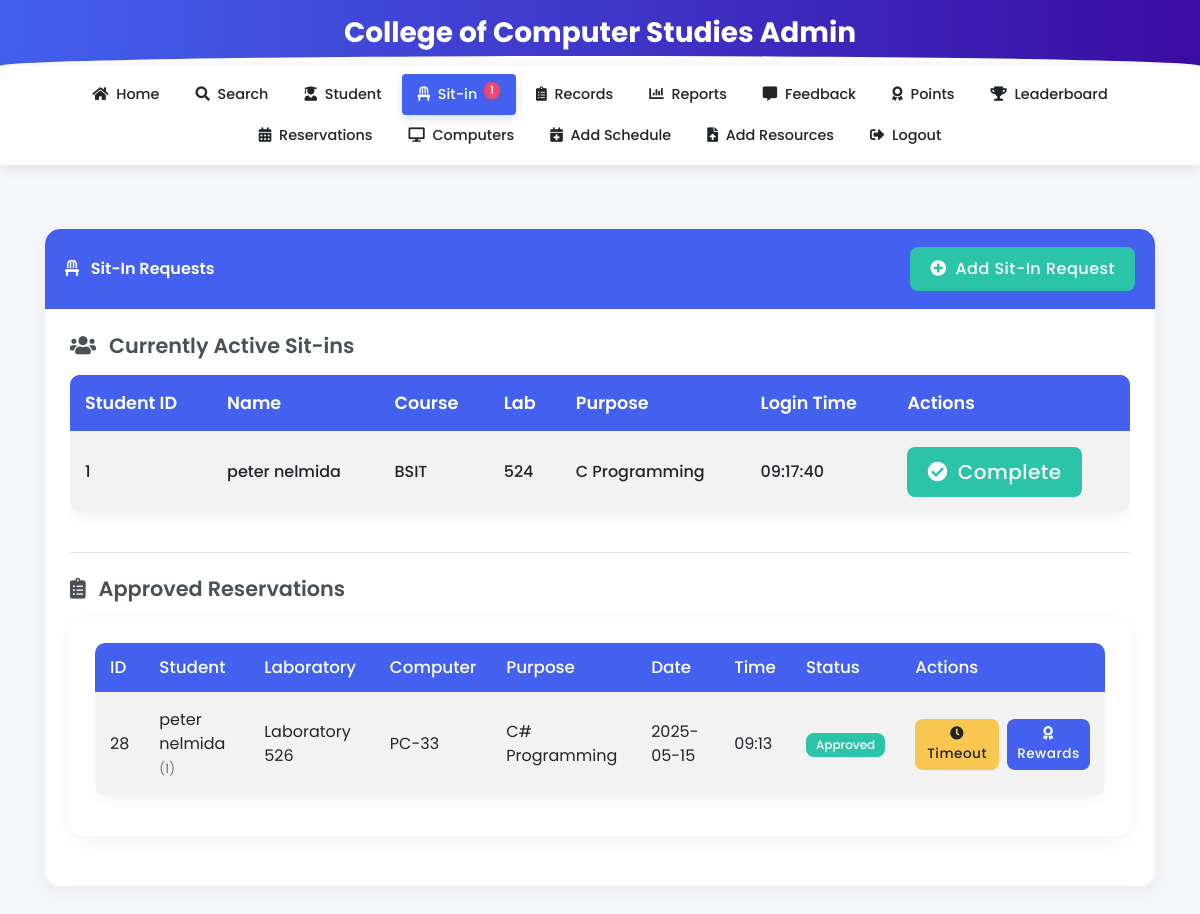
The app's page /sitin (signed in) with its own data.
### tables this page shows
CREATE TABLE sitins (
                id INTEGER PRIMARY KEY,
                student_id TEXT,
                lab_number TEXT,
                purpose TEXT,
                login_date TEXT DEFAULT (date('now', 'localtime')),
                login_time TEXT,
                logout_time TEXT,
                status TEXT,
                timestamp DATETIME DEFAULT CURRENT_TIMESTAMP,
                feedback TEXT,
                feedback_response TEXT,
                created_at TEXT, subject TEXT, professor TEXT,
                FOREIGN KEY (student_id) REFERENCES users (idno)
            );

CREATE TABLE users
(id INTEGER PRIMARY KEY AUTOINCREMENT,
idno varchar(50),
lastname varchar(80),
firstname varchar(80),
middlename varchar(80),
course varchar(50),
year_level varchar(50),
email varchar(60),
username varchar(80),
password varchar(90), remaining_sessions INTEGER DEFAULT 30, is_admin INTEGER DEFAULT 0, profile_image TEXT, role TEXT DEFAULT 'user', points INTEGER DEFAULT 0);

CREATE TABLE reservations (
                        id INTEGER PRIMARY KEY,
                        student_id TEXT,
                        laboratory_number TEXT,
                        reservation_date TEXT,
                        reservation_time TEXT,
                        purpose TEXT,
                        status TEXT,
                        created_at TEXT, computer_number INTEGER, time_out TEXT, completed_at TEXT,
                        FOREIGN KEY (student_id) REFERENCES users (idno)
                    );

### app.py (the view, shortened to what this page needs)
@app.route('/sitin')
def sitin_page():
    if 'admin' not in session:
        return redirect(url_for('login'))
    search_id = request.args.get('search_id')
    student_info = None
    try:
        conn = get_db_connection()
        cursor = conn.cursor()
        cursor.execute('SELECT COUNT(*) as count FROM sitins WHERE logout_time IS NULL')
        active_count = cursor.fetchone()['count']
        cursor.execute('''
            SELECT s.id AS sitin_id, s.student_id, s.lab_number, s.purpose, s.timestamp,
                   s.login_date, s.login_time, s.logout_time, s.status,
                   u.firstname, u.lastname, u.course
            FROM sitins s
            JOIN users u ON s.student_id = u.idno
            WHERE s.logout_time IS NULL
            ORDER BY s.timestamp DESC
        ''')
        active_sitins = cursor.fetchall()
        cursor.execute('''
            SELECT r.id, r.student_id, r.laboratory_number, r.computer_number,
                   r.purpose, r.reservation_date, r.reservation_time, r.time_out,
                   r.status, r.created_at
            FROM reservations r
            WHERE r.status = 'Pending'
            ORDER BY r.reservation_date ASC, r.reservation_time ASC
        ''')
        pending_reservations = cursor.fetchall()
        cursor.execute('''
            SELECT r.id, r.student_id, r.laboratory_number, r.computer_number,
                   r.purpose, r.reservation_date, r.reservation_time, r.time_out,
                   r.status, r.created_at, u.firstname, u.lastname
            FROM reservations r
            LEFT JOIN users u ON r.student_id = u.idno
            ORDER BY r.reservation_date ASC, r.reservation_time ASC
        ''')
        all_reservations = cursor.fetchall()
        conn.close()
        active_sitins_list = []
        for sitin in active_sitins:
            sitin_dict = {key: sitin[key] for key in sitin.keys()}
            active_sitins_list.append(sitin_dict)
        pending_reservations_list = []
        for reservation in pending_reservations:
            reservation_dict = {key: reservation[key] for key in reservation.keys()}
            pending_reservations_list.append(reservation_dict)
        return render_template('sitin_page.html',
                              active_count=active_count,
                              active_sitins=active_sitins_list,
                              pending_reservations=pending_reservations_list,
                              all_reservations=all_reservations,
                              search_student=student_info)
    except Exception as e:
        print(f"Error fetching data: {str(e)}")
        return render_template('sitin_page.html',
                              active_sitins=[],
                              pending_reservations=[],
                              all_reservations=[],
                              error=str(e),
                              search_student=student_info)

### templates/sitin_page.html (shortened to what this page needs)
<!DOCTYPE html>
<html lang="en">
<head>
    <link rel="stylesheet" href="https://stackpath.bootstrapcdn.com/bootstrap/4.5.2/css/bootstrap.min.css">
    <link rel="stylesheet" href="https://cdnjs.cloudflare.com/ajax/libs/font-awesome/5.15.3/css/all.min.css">
    <link rel="stylesheet" href="{{ url_for('static', filename='css/navbar.css') }}">
</head>
<body>
    <div class="header-banner">
        <div class="container text-center">
            <h3 class="font-weight-bold mb-0">College of Computer Studies Admin</h3>
        </div>
    </div>
    {% include 'admin_navbar.html' %}
    <div class="container py-5">
        <div class="row mb-4">
            <div class="col-md-12">
                <div class="card">
                    <div class="card-header d-flex align-items-center justify-content-between">
                        <div>
                            <i class="fas fa-chair mr-2"></i> Sit-In Requests
                        </div>
                        <button class="btn btn-success" data-toggle="modal" data-target="#addSitInModal">
                            <i class="fas fa-plus-circle mr-1"></i> Add Sit-In Request
                        </button>
                    </div>
                    <div class="card-body">
                        <div class="mb-4">
                            <h5 class="mb-3" style="font-size: 1.3rem; font-weight: 600;"><i class="fas fa-users mr-2"></i> Currently Active Sit-ins</h5>
                            {% if active_sitins|length > 0 %}
                                <div class="table-responsive">
                                    <table class="table table-striped">
                                        <thead style="background-color: #4361ee; color: white;">
                                            <tr>
                                                <th style="font-size: 1.1rem; font-weight: 600; padding: 15px;">Student ID</th>
                                                <th style="font-size: 1.1rem; font-weight: 600; padding: 15px;">Name</th>
                                                <th style="font-size: 1.1rem; font-weight: 600; padding: 15px;">Course</th>
                                                <th style="font-size: 1.1rem; font-weight: 600; padding: 15px;">Lab</th>
                                                <th style="font-size: 1.1rem; font-weight: 600; padding: 15px;">Purpose</th>
                                                <th style="font-size: 1.1rem; font-weight: 600; padding: 15px;">Login Time</th>
                                                <th style="font-size: 1.1rem; font-weight: 600; padding: 15px;">Actions</th>
                                            </tr>
                                        </thead>
                                        <tbody style="font-size: 1rem;">
                                            {% for sitin in active_sitins %}
                                            <tr>
                                                <td style="font-weight: 500; padding: 15px; vertical-align: middle;">{{ sitin.student_id }}</td>
                                                <td style="font-weight: 500; padding: 15px; vertical-align: middle;">{{ sitin.firstname }} {{ sitin.lastname }}</td>
                                                <td style="font-weight: 500; padding: 15px; vertical-align: middle;">{{ sitin.course }}</td>
                                                <td style="font-weight: 500; padding: 15px; vertical-align: middle;">{{ sitin.lab_number }}</td>
                                                <td style="font-weight: 500; padding: 15px; vertical-align: middle;">{{ sitin.purpose }}</td>
                                                <td style="font-weight: 500; padding: 15px; vertical-align: middle;">{{ sitin.login_time }}</td>
                                                <td style="font-weight: 500; padding: 15px; vertical-align: middle;">
                                                    <button class="btn btn-success btn-lg complete-sitin-btn" data-id="{{ sitin.sitin_id }}">
                                                        <i class="fas fa-check-circle mr-1"></i> Complete
                                                    </button>
                                                </td>
                                            </tr>
                                            {% endfor %}
                                        </tbody>
                                    </table>
                                </div>
                            {% else %}
                                <div class="alert alert-info" style="font-size: 1.1rem; padding: 20px;">
                                    <i class="fas fa-info-circle mr-2"></i> No active sit-ins at this time.
                                </div>
                            {% endif %}
                        </div>
                        <hr class="my-4">
                        <h5 class="mb-3" style="font-size: 1.3rem; font-weight: 600;"><i class="fas fa-clipboard-list mr-2"></i> Approved Reservations</h5>
                        <div class="card">
                            <div class="card-body">
                                <div class="table-responsive">
                                    <table class="table table-striped">
                                        <thead>
                                            <tr>
                                                <th>ID</th>
                                                <th>Student</th>
                                                <th>Laboratory</th>
                                                <th>Computer</th>
                                                <th>Purpose</th>
                                                <th>Date</th>
                                                <th>Time</th>
                                                <th>Status</th>
                                                <th>Actions</th>
                                            </tr>
                                        </thead>
                                        <tbody>
                                            {% if all_reservations|length > 0 %}
                                                {% for reservation in all_reservations %}
                                                    {% if reservation.status == 'Approved' %}
                                                        <tr>
                                                            <td>{{ reservation.id }}</td>
                                                            <td>{{ reservation.firstname }} {{ reservation.lastname }} <small class="text-muted">({{ reservation.student_id }})</small></td>
                                                            <td>Laboratory {{ reservation.laboratory_number }}</td>
                                                            <td>PC-{{ reservation.computer_number }}</td>
                                                            <td>{{ reservation.purpose }}</td>
                                                            <td>{{ reservation.reservation_date }}</td>
                                                            <td>{{ reservation.reservation_time }}</td>
                                                            <td>
                                                                <span class="badge badge-success">Approved</span>
                                                            </td>
                                                            <td>
                                                                <div class="d-flex">
                                                                    <form method="POST" action="{{ url_for('update_reservation_status') }}" class="mr-2">
                                                                        <button type="submit" class="btn btn-sm btn-warning">
                                                                            <i class="fas fa-clock"></i> Timeout
                                                                        </button>
                                                                    </form>
                                                                    <form method="POST" action="{{ url_for('update_reservation_status') }}">
                                                                        <button type="submit" class="btn btn-sm btn-primary">
                                                                            <i class="fas fa-award"></i> Rewards
                                                                        </button>
                                                                    </form>
                                                                </div>
                                                            </td>
                                                        </tr>
                                                    {% endif %}
                                                {% endfor %}
                                            {% endif %}
                                        </tbody>
                                    </table>
                                </div>
                            </div>
                        </div>
                    </div>
                </div>
            </div>
        </div>
    </div>
</body>
</html>

### records on screen
sitins: student_id "1", firstname "peter", lastname "nelmida", course "BSIT", lab_number "524", purpose "C Programming", login_time "09:17:40"
reservations: id "28", firstname "peter", lastname "nelmida", student_id "1", laboratory_number "526", computer_number "33", purpose "C# Programming", reservation_date "2025-05-15", reservation_time "09:13"

### other values on screen
{{ active_count }} "1"
